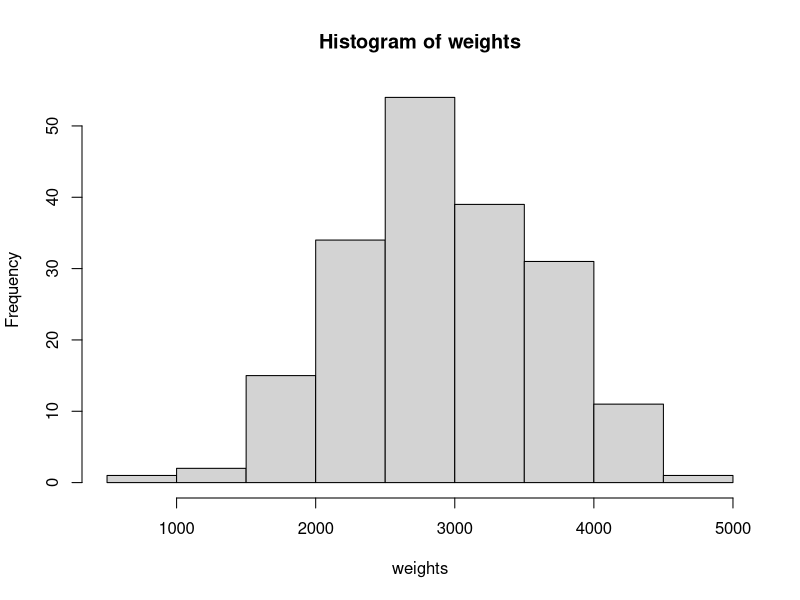
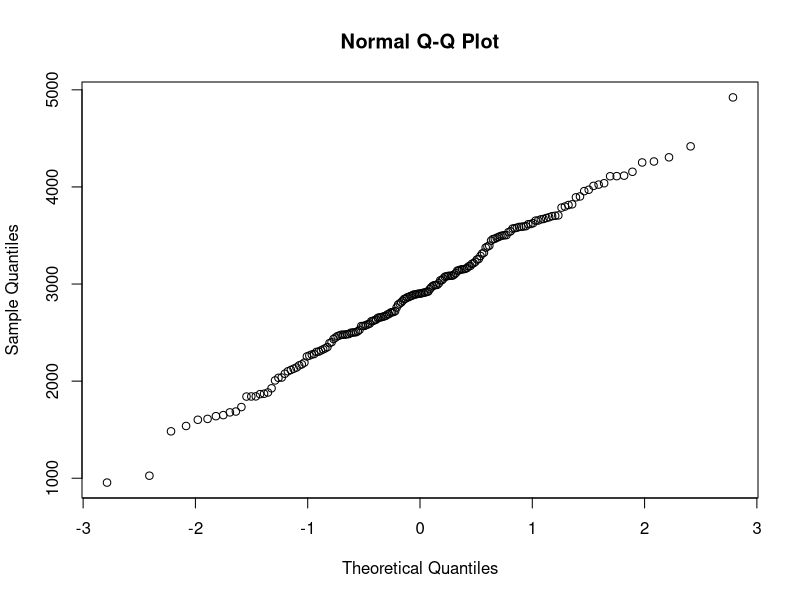
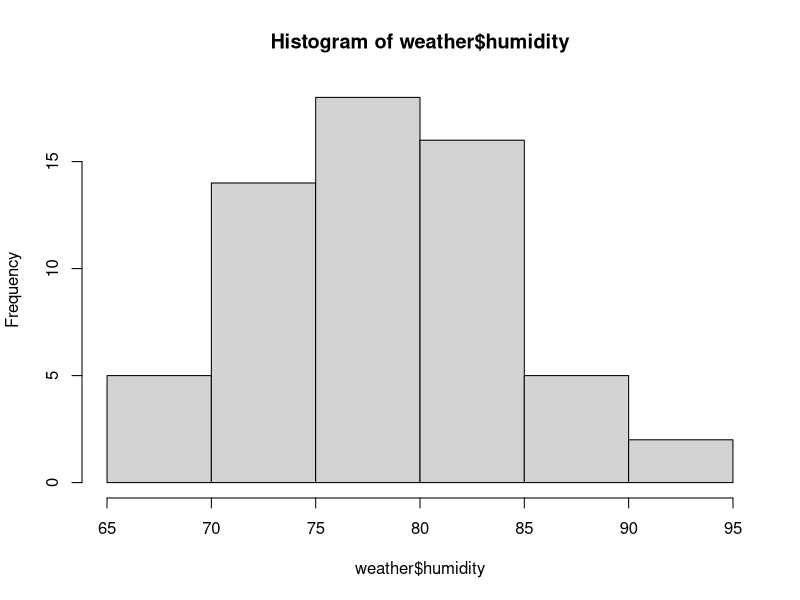
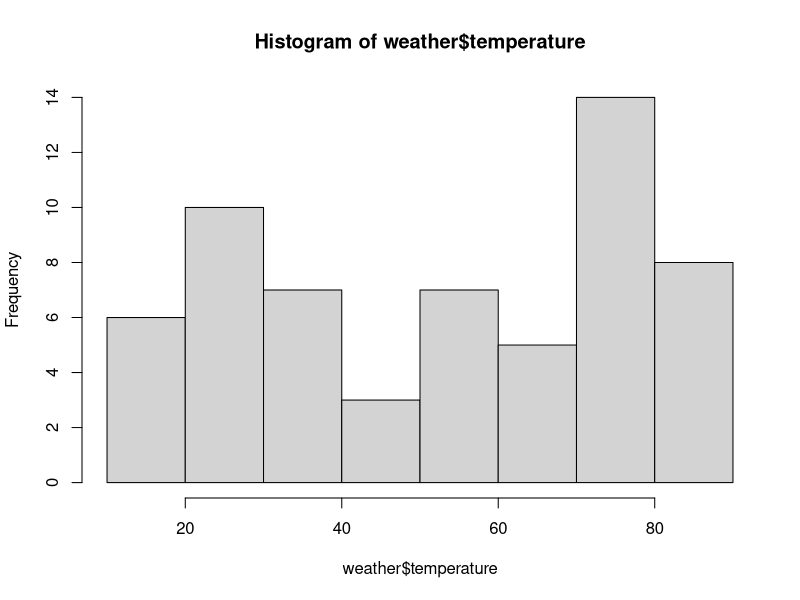
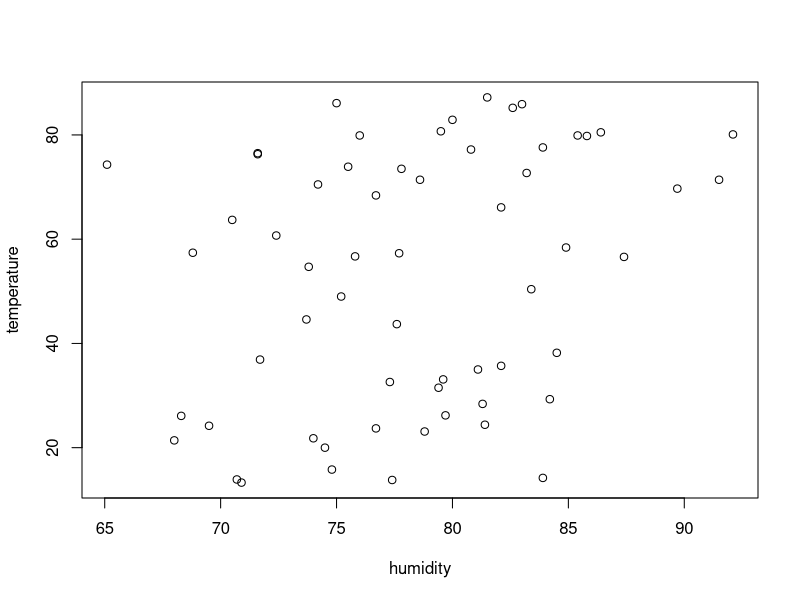
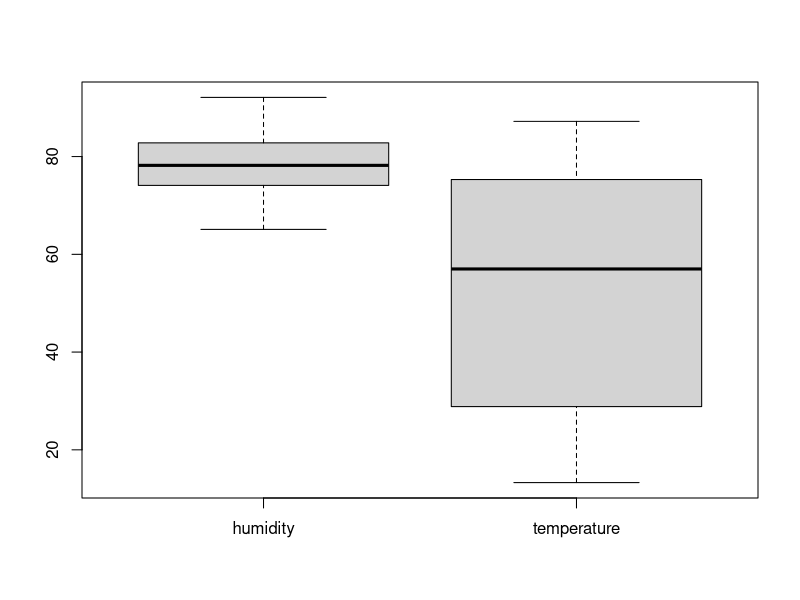
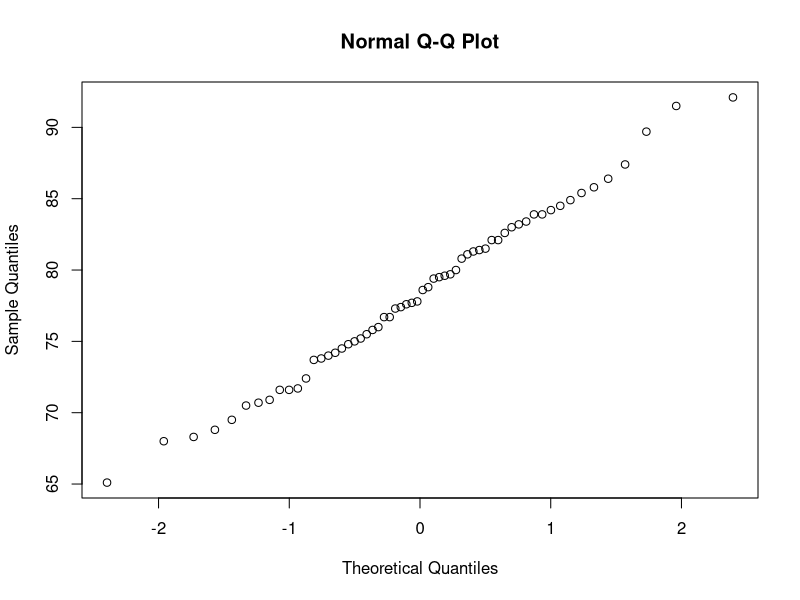
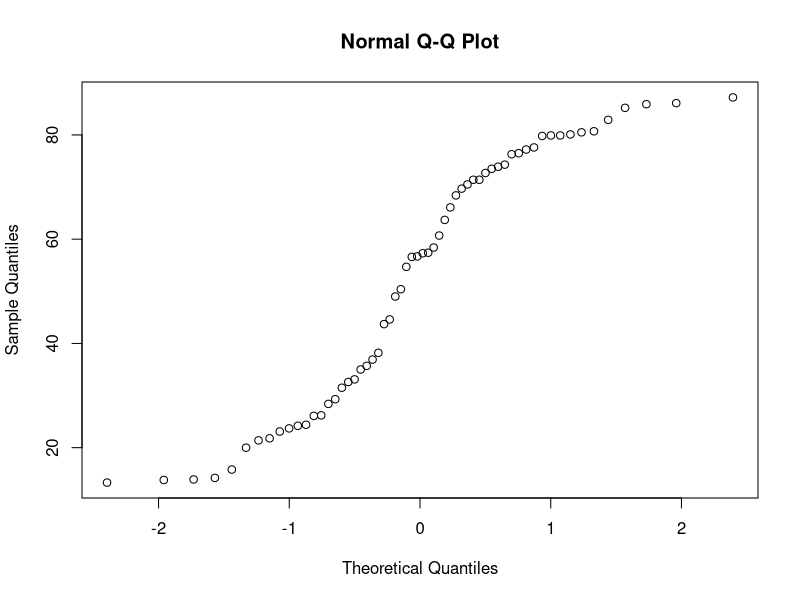

Write R code to recreate these figures, in order.

bw=read.table('birthweight.txt', header=TRUE)
weights = as.numeric(as.character(bw$birthweight))
###Ex 1 
#check normality
hist(weights)
qqnorm(weights)
shap = shapiro.test(weights)
shap


#90% confidence interval for mu
n=length(weights)
m = mean(weights); m
s = sd(weights); s
t = qt(0.95,df=n-1); t
ci = c(m-t*s/sqrt(n),m+t*s/sqrt(n))       
ci

#hypothesis testing H0 mu <= 2800
t.test(weights, mu=2800, alt='g')

###Ex 2
#point estimate for p
140/200

#99% CI for p=0.7
qnorm(0.995)*sqrt((0.7*0.3)/200)

#binomial test 2c
binom.test(140,n=200,p=0.75)
#different confidence intervals
binom.test(140,200,p=0.75, conf.level=0.99)
binom.test(140,200,p=0.75, conf.level=0.8)


###Ex 3
weather=read.table('weather.txt', header=TRUE)
weather
#summaries + qq-plot
#lens
length(weather$humidity)
length(weather$temperature)
#means
mean(weather$humidity)
mean(weather$temperature)
#sample stdv
sd(weather$humidity)
sd(weather$temperature)
#histogram
hist(weather$humidity)
hist(weather$temperature)
#scatterplot
plot(weather)
#boxplot
boxplot(weather)
#qq-plot
qqnorm(weather$humidity)
qqnorm(weather$temperature)
#correlation
cor(weather$humidity,weather$temperature)

#3c
n2 = length(weather$temperature); n2
s2 = sd(weather$temperature) ; s2
m2 = mean(weather$temperature); m2
t2 = qt(0.95,df=n2-1); t2
ci2 = c(m2-t2*s2/sqrt(n2),m2+t2*s2/sqrt(n2)) ; ci2 
  
#3d
za = qnorm(1-(0.05/2)); za
s3 = sd(weather$humidity); s3
e = 0.01; e
n3 = (za^2*s3^2)/e^2; n3

### Ex 4
austen = read.table('austen.txt', header=TRUE)
austen

z=chisq.test(austen); z

